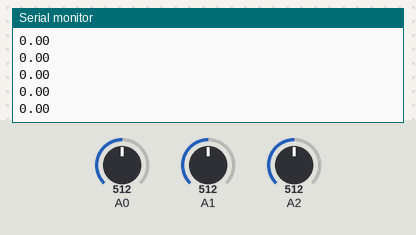
Recording of a sketch running on a simulated Arduino Uno, built with avr-gcc and run on an emulated ATmega328P. Parts: the last lines printed to the serial monitor. Inputs (shaded band) come from the test bench; at power-on: A0 = 512, A1 = 512, A2 = 512.

Above: at 1.3 s.
1.4 s: A0 set to 716
At 1.82 s:
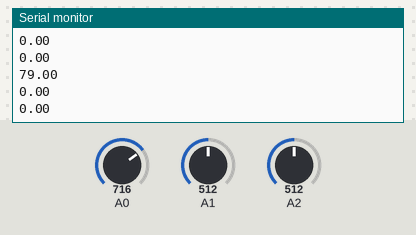
2.9 s: A1 set to 306
At 3.32 s:
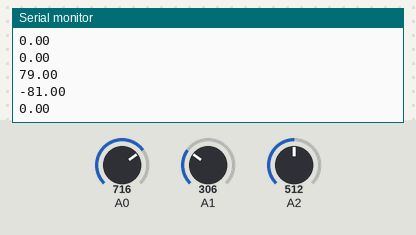
4.4 s: A2 set to 900
At 4.83 s:
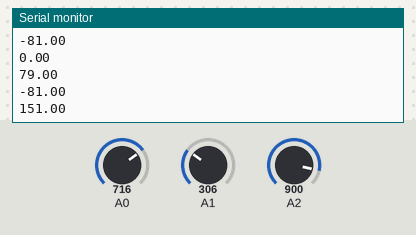
5.9 s: A2 set to 1023
At 6.33 s:
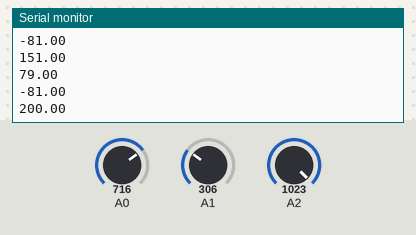
7.4 s: A1 set to 122
At 7.84 s:
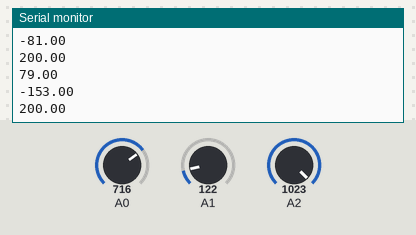
8.9 s: A0 set to 511
At 9.35 s:
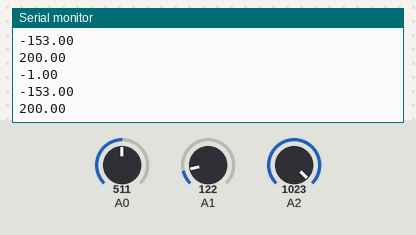
Timing chart, 0 to 11.4 s (numbered marks = the images above; inputs shaded):
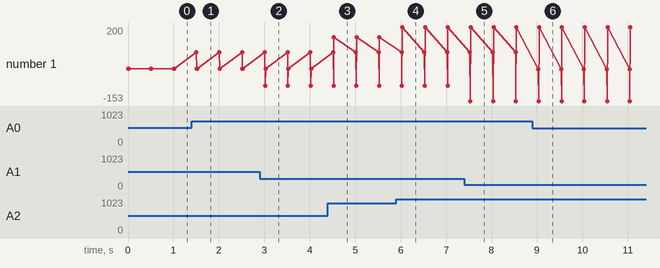

Measured:
- after the input at 1.4 s, the serial monitor: prints a new line after 0.11 s (image 1)
- after the input at 2.9 s, the serial monitor: prints a new line after 0.12 s (image 2)
- after the input at 4.4 s, the serial monitor: prints a new line after 0.13 s (image 3)
- after the input at 5.9 s, the serial monitor: prints a new line after 0.14 s (image 4)
- after the input at 7.4 s, the serial monitor: prints a new line after 0.13 s (image 5)
- after the input at 8.9 s, the serial monitor: prints a new line after 0.13 s (image 6)
- plotted number 1: 0 → 151 after the input at 4.4 s, 151 → 200 after the input at 5.9 s

The sketch:

ADX_Basic.ino
```cpp
int scale = 200; //can read from -200 to 200 G's

void setup()
{
  Serial.begin(9600);
}
void loop()
{
  // Get raw accelerometer data for each axis
  int rawX = analogRead(A0);
  int rawY = analogRead(A1);
  int rawZ = analogRead(A2);

  float scaledX, scaledY, scaledZ;
  scaledX = map(rawX, 0, 1023, -scale, scale); // maps readings from 0 to 5v to -200 to 200 G's
  scaledY = map(rawY, 0, 1023, -scale, scale);
  scaledZ = map(rawZ, 0, 1023, -scale, scale);

  Serial.println(scaledX);
  Serial.println(scaledY);
  Serial.println(scaledZ);
  delay(500);
}
```
